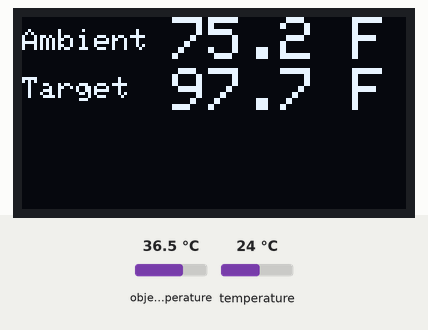
Bench run of a sketch on a simulated Arduino Uno, built with avr-gcc and run on an emulated ATmega328P. On the bench: 128×64 one-colour display. The test bench sets the inputs (shaded band); at power-on: object temperature 36.5 °C, temperature 24 °C.

Above: at 1.2 s.
1.3 s: object temperature set to 20 °C
At 2.4 s:
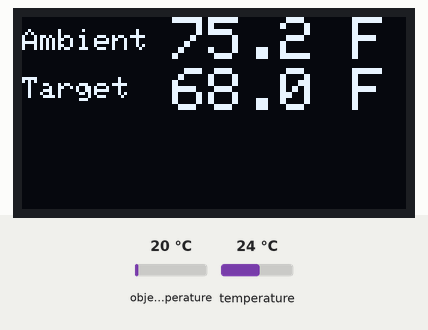
3.6 s: temperature set to 12 °C
At 5.0 s:
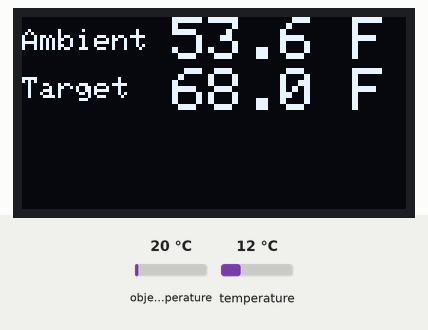
5.7 s: object temperature set to 26 °C
At 7.4 s:
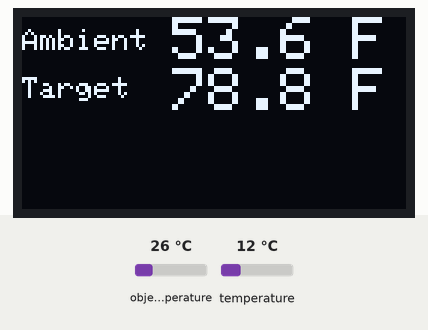
7.7 s: temperature set to 19 °C
At 9.1 s:
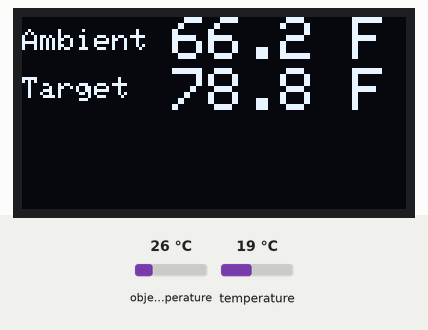
Timing chart, 0 to 10.7 s (numbered marks = the images above; inputs shaded):
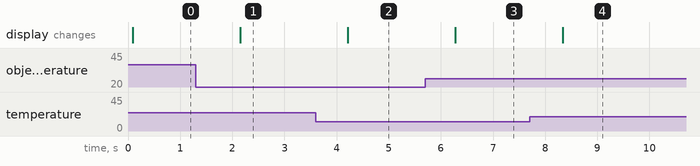

Measured:
- after the input at 1.3 s, the display: changes after 0.85 s (image 1)
- after the input at 3.6 s, the display: changes after 0.61 s (image 2)
- after the input at 5.7 s, the display: changes after 0.57 s (image 3)
- after the input at 7.7 s, the display: changes after 0.64 s (image 4)

The sketch:

mlx90614_oled_fahrenheit_ino_original.ino
```cpp
/* This code works with MLX90614 (GY906) and OLED screen
 * It measures both ambient and object temperature in Fahrenheit and display it on the screen
 * Please visit www.surtrtech.com for more details
 */

#include <Adafruit_GFX.h>
#include <Adafruit_SSD1306.h>
#include <Wire.h>
#include <Adafruit_MLX90614.h>

#define SCREEN_WIDTH 128 // OLED display width, in pixels
#define SCREEN_HEIGHT 64 // OLED display height, in pixels
#define OLED_RESET    -1 // Reset pin # (or -1 if sharing Arduino reset pin)

Adafruit_SSD1306 display(SCREEN_WIDTH, SCREEN_HEIGHT, &Wire, OLED_RESET); //Declaring the display name (display)
Adafruit_MLX90614 mlx = Adafruit_MLX90614();

void setup() {
  mlx.begin();
  display.begin(SSD1306_SWITCHCAPVCC, 0x3C); //Start the OLED display
  display.clearDisplay();
  display.display();

}

void loop() {
  display.clearDisplay();

  display.setTextSize(1);
  display.setTextColor(WHITE);
  display.setCursor(0,4);
  display.println("Ambient");

  display.setTextSize(2);
  display.setCursor(50,0);
  display.println(mlx.readAmbientTempF(),1);

  display.setCursor(110,0);
  display.println("F");

  display.setTextSize(1);
  display.setTextColor(WHITE);
  display.setCursor(0,20);
  display.println("Target");

  display.setTextSize(2);
  display.setCursor(50,17);
  display.println(mlx.readObjectTempF(),1);

  display.setCursor(110,17);
  display.println("F");

  display.display();

  delay(1000);

}
```
